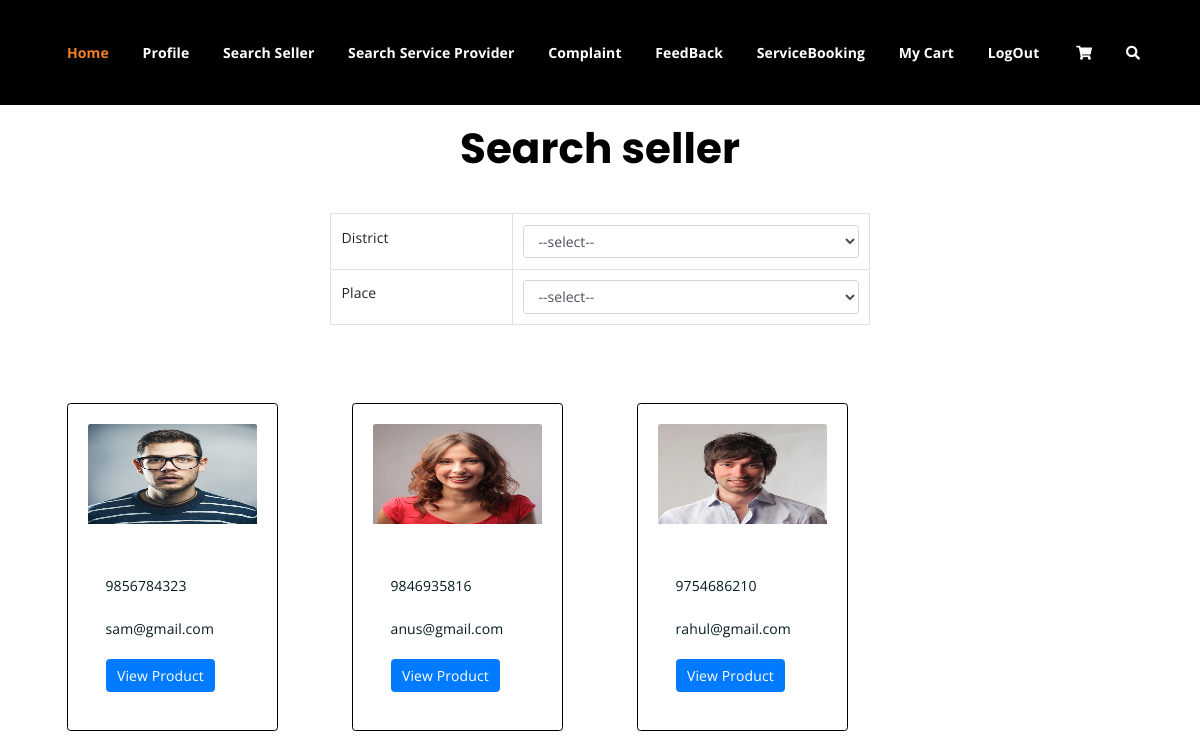
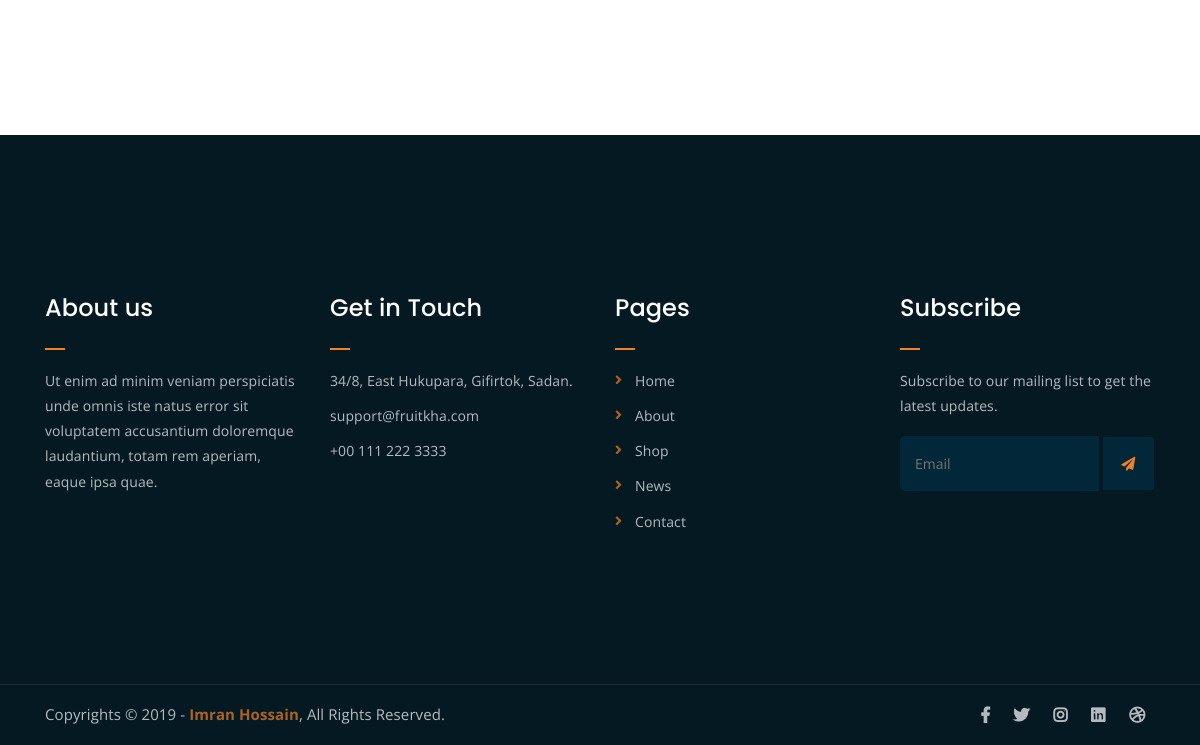
/User/searchseller/, run on an earlier commit of the app's database (2 pictures, top to bottom).
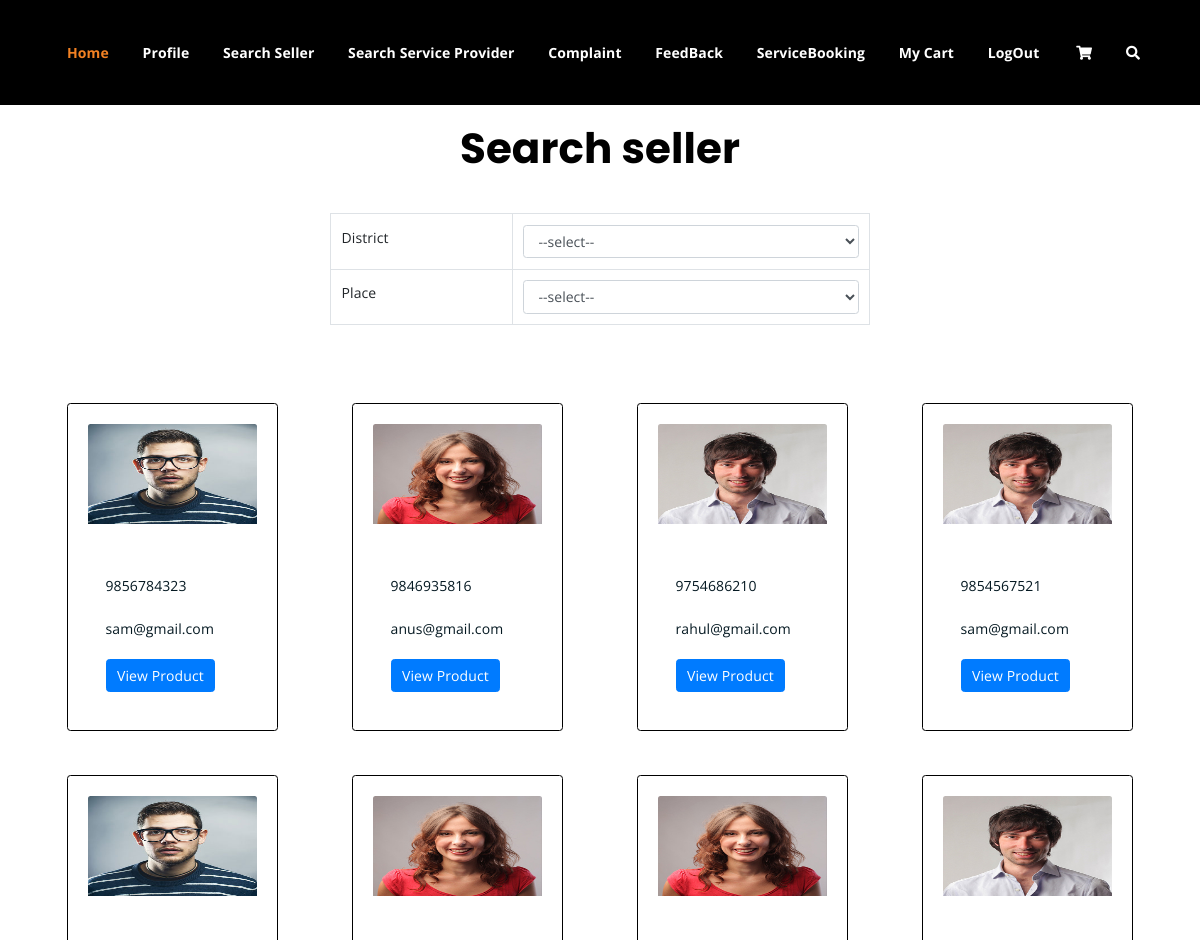
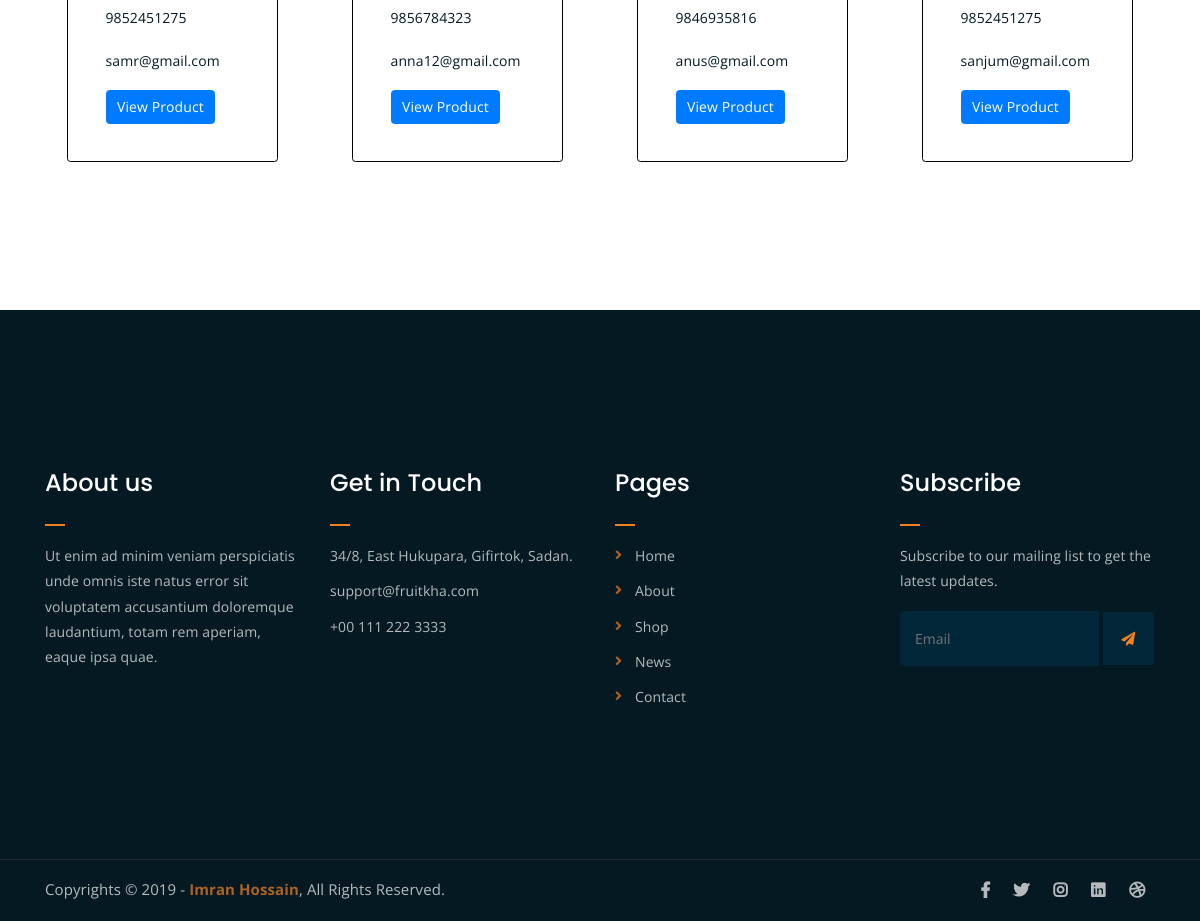
And on a later commit of the database (2 pictures, top to bottom).
### Guest/models.py (models this page shows)
class tbl_newseller(models.Model):
    name=models.CharField(max_length=50)
    contact=models.IntegerField()
    email=models.EmailField()
    gender=models.CharField(max_length=50)
    address=models.TextField()
    photo=models.FileField(upload_to='Userdocs/')
    proof=models.FileField(upload_to='Userdocs/')
    password=models.CharField(max_length=50)
    place=models.ForeignKey(tbl_place,on_delete=models.CASCADE)
    status=models.CharField(max_length=50,default=0,null=True)

### User/views.py (the view)
# urls.py: path('searchseller/',views.searchseller,name="SearchSeller"),
def searchseller(request):
    pdata=tbl_district.objects.all()
    ddata=tbl_newseller.objects.all()
    return render(request,"User/SearchSeller.html",{'pdata':pdata,'data':ddata})

### User/Templates/User/SearchSeller.html (shortened to what this page needs)
{% extends 'User/header.html'%}
{% load static %}
{% block content %}
<!DOCTYPE html>
<html lang="en">
<head>
</head>
<body>
    <center><h2 style="color: black">Search seller</h2></center>
    <form action="" method="post" id="Searchseller" data-places-url="{% url 'Guest:AjaxPlace' %}" data-seller-url="{% url 'User:ajaxseller' %}" enctype="multipart/form-data">
        <div class="container mt-5">
            <div class="row justify-content-center">
                <div class="col-md-6">
                    <table class="table table-bordered">
                        <tr>
                            <td>District</td>
                            <td>
                                <select class="form-control" name="select_dis" id="sel_district">
                                    <option value="">--select--</option>
                                </select>
                            </td>
                        </tr>
                        <tr>
                            <td>Place</td>
                            <td>
                                <select class="form-control" name="select_place" id="sel_place">
                                    <option value="">--select--</option>
                                </select>
                            </td>
                        </tr>
                    </table>
                </div>
            </div>
        </div>
    </form>
    <div class="container mt-5" id="results">
        <div class="row" >
            {% for i in data %}
            <div class="col-md-3">
                <div class="card" style="border: 1px solid black; margin: 22px; padding: 20px;">
                    <img src="{{ i.photo.url }}" class="card-img-top" alt="seller image" width="100px" height="100px">
                    <div class="card-body">
                        <h5 class="card-title">{{ i.name }}</h5>
                        <p class="card-text">{{ i.contact }}</p>
                        <p class="card-text">{{ i.email }}</p>
                        <a href="{% url 'User:ViewProducts' i.id %}" class="btn btn-primary">View Product</a>
                    </div>
                </div>
            </div>
            {% if forloop.counter|divisibleby:4 %}
        </div>
        <div class="row">
            {% endif %}
            {% endfor %}
        </div>
    </div>
</body>
</html>
{% endblock content %}

### User/Templates/User/header.html (shortened to what this page needs)
{% load static %}
<!DOCTYPE html>
<html lang="en">
<head>
	<link rel="stylesheet" href="{% static 'Main/assets/css/all.min.css'%}">
	<link rel="stylesheet" href="{% static 'Main/assets/bootstrap/css/bootstrap.min.css'%}">
	<link rel="stylesheet" href="{% static 'Main/assets/css/owl.carousel.css'%}">
	<link rel="stylesheet" href="{% static 'Main/assets/css/magnific-popup.css'%}">
	<link rel="stylesheet" href="{% static 'Main/assets/css/animate.css'%}">
	<link rel="stylesheet" href="{% static 'Main/assets/css/meanmenu.min.css'%}">
	<link rel="stylesheet" href="{% static 'Main/assets/css/main.css'%}">
	<link rel="stylesheet" href="{% static 'Main/assets/css/responsive.css'%}">
</head>
<body>
	<div class="top-header-area" id="sticker" style="background-color: black;">
		<div class="container">
			<div class="row">
				<div class="col-lg-12 col-sm-12 text-center">
					<div class="main-menu-wrap">
						<nav class="main-menu">
							<ul>
								<li class="current-list-item"><a href="#">Home</a>
								</li>
								<li><a href="#">Profile</a>
								</li>
								<li><a href="{% url 'User:SearchSeller' %}">Search Seller</a>
								</li>
								<li><a href="{% url 'User:SearchServiceProvider' %}">Search Service Provider</a>
								</li>
								<li><a href="{% url 'User:UserComplaint' %}">Complaint</a>
								</li>
								<li><a href="{% url 'User:UserFeedBack' %}">FeedBack</a>
								</li>
								<li><a href="{% url 'User:ViewServiceBooking' %}">ServiceBooking</a>
								</li>
								<li><a href="{% url 'User:MyCart' %}">My Cart</a></li>
									<li><a href="{% url 'User:logout' %}">LogOut</a>
								</li>
								<li>
									<div class="header-icons">
										<a class="shopping-cart" href="cart.html"><i class="fas fa-shopping-cart"></i></a>
										<a class="mobile-hide search-bar-icon" href="#"><i class="fas fa-search"></i></a>
									</div>
								</li>
							</ul>
						</nav>
					</div>
				</div>
			</div>
		</div>
	</div>
	<br><br><br><br><br>
{% block content %}
{% endblock content %}
<br><br><br><br><br>
<div class="footer-area">
    <div class="container">
        <div class="row">
            <div class="col-lg-3 col-md-6">
                <div class="footer-box about-widget">
                    <h2 class="widget-title">About us</h2>
                    <p>Ut enim ad minim veniam perspiciatis unde omnis iste natus error sit voluptatem accusantium doloremque laudantium, totam rem aperiam, eaque ipsa quae.</p>
                </div>
            </div>
            <div class="col-lg-3 col-md-6">
                <div class="footer-box get-in-touch">
                    <h2 class="widget-title">Get in Touch</h2>
                    <ul>
                        <li>34/8, East Hukupara, Gifirtok, Sadan.</li>
                        <li>support@fruitkha.com</li>
                        <li>+00 111 222 3333</li>
                    </ul>
                </div>
            </div>
            <div class="col-lg-3 col-md-6">
                <div class="footer-box pages">
                    <h2 class="widget-title">Pages</h2>
                    <ul>
                        <li><a href="index.html">Home</a></li>
                        <li><a href="about.html">About</a></li>
                        <li><a href="services.html">Shop</a></li>
                        <li><a href="news.html">News</a></li>
                        <li><a href="contact.html">Contact</a></li>
                    </ul>
                </div>
            </div>
            <div class="col-lg-3 col-md-6">
                <div class="footer-box subscribe">
                    <h2 class="widget-title">Subscribe</h2>
                    <p>Subscribe to our mailing list to get the latest updates.</p>
                    <form action="index.html">
                        <input type="email" placeholder="Email">
                        <button type="submit"><i class="fas fa-paper-plane"></i></button>
                    </form>
                </div>
            </div>
        </div>
    </div>
</div>
<div class="copyright">
    <div class="container">
        <div class="row">
            <div class="col-lg-6 col-md-12">
                <p>Copyrights &copy; 2019 - <a href="https://imransdesign.com/">Imran Hossain</a>,  All Rights Reserved.</p>
            </div>
            <div class="col-lg-6 text-right col-md-12">
                <div class="social-icons">
                    <ul>
                        <li><a href="#" target="_blank"><i class="fab fa-facebook-f"></i></a></li>
                        <li><a href="#" target="_blank"><i class="fab fa-twitter"></i></a></li>
                        <li><a href="#" target="_blank"><i class="fab fa-instagram"></i></a></li>
                        <li><a href="#" target="_blank"><i class="fab fa-linkedin"></i></a></li>
                        <li><a href="#" target="_blank"><i class="fab fa-dribbble"></i></a></li>
                    </ul>
                </div>
            </div>
        </div>
    </div>
</div>

### Guest/static/Main/assets/css/main.css (style rules this page uses)
html { font-size: 14px; font-weight: 400; line-height: 28px; height: 100%; }
body { font-family: "Open Sans", sans-serif; font-weight: 400; font-size: 1rem; letter-spacing: 0.1px; line-height: 1.8; color: #051922; overflow-x: hidden; }
body img { max-width: 100%; }
a { cursor: pointer; text-decoration: none; -webkit-transition: all 0.2s ease-in-out; -o-transition: all 0.2s ease-in-out; transition: all 0.2s ease-in-out; }
h1, .h1, h2, .h2, h3, .h3, h4, .h4, h5, .h5, h6, .h6 { font-family: "Poppins", sans-serif; font-weight: 700; margin: 0 0 1.25rem 0; color: white; }
h1:last-child, .h1:last-child, h2:last-child, .h2:last-child, h3:last-child, .h3:last-child, h4:last-child, .h4:last-child, h5:last-child, .h5:last-child, h6:last-child, .h6:last-child { margin: 0; }
h2, .h2 { font-size: 3rem; font-weight: 700; line-height: 3.25rem; }
h5, .h5 { font-size: 1.25rem; font-weight: 700; line-height: 1.5rem; }
p { font-family: "Open Sans", sans-serif; font-weight: 400; font-size: 1rem; letter-spacing: 0.1px; line-height: 1.8; color: #051922; margin: 0 0 1.25rem 0; }
p:last-child { margin: 0; }
.top-header-area { position: absolute; z-index: 999; width: 100%; padding: 25px 0; }
nav.main-menu ul { margin: 0; padding: 0; list-style: none; }
nav.main-menu ul li { display: inline-block; }
nav.main-menu ul li a { color: #fff; font-weight: 700; display: block; padding: 15px; }
nav.main-menu ul > li { position: relative; }
nav.main-menu ul li:last-child a { display: inline-block; }
nav.main-menu > ul li:last-child { float: right; }
.main-menu-wrap { position: relative; }
.header-icons a { color: #fff; display: inline-block; padding: 10px; }
nav.main-menu ul li.current-list-item > a { color: #F28123; }
nav.main-menu li a { -webkit-transition: 0.3s; -o-transition: 0.3s; transition: 0.3s; }
.top-header-area .header-icons a { -webkit-transition: 0.3s; -o-transition: 0.3s; transition: 0.3s; }
.top-header-area { -webkit-transition: 0.3s; -o-transition: 0.3s; transition: 0.3s; }
.footer-area { background-color: #051922; color: #fff; padding: 150px 0; }
h2.widget-title { font-size: 24px; font-weight: 500; position: relative; padding-bottom: 20px; color: #fff; }
h2.widget-title:after { position: absolute; left: 0; bottom: 0; width: 20px; height: 2px; background-color: #F28123; content: ""; }
.footer-box p { color: #fff; opacity: 0.7; line-height: 1.8; }
.footer-box ul { margin: 0; padding: 0; list-style: none; }
.footer-box ul li { opacity: 0.7; margin-bottom: 10px; line-height: 1.8; }
.footer-box ul li:last-child { margin-bottom: 0; }
.footer-box.subscribe form input[type=email] { border: none; background-color: #012738; width: 78%; padding: 15px; border-top-left-radius: 5px; border-bottom-left-radius: 5px; color: #fff; }
.footer-box.subscribe form button { width: 20%; border: none; background-color: #012738; color: #F28123; padding: 14px 0; border-top-right-radius: 3px; border-bottom-right-radius: 3px; cursor: pointer; }
.copyright { background-color: #051922; border-top: 1px solid #232a35; }
.copyright p { margin: 0; color: #fff; opacity: 0.7; padding: 16px 0; font-size: 15px; }
.copyright a { color: #F28123; font-weight: 700; }
.social-icons ul { margin: 0; padding: 0; list-style: none; }
.social-icons ul li { display: inline-block; }
.social-icons ul li a { font-size: 16px; color: #fff; opacity: 0.7; padding: 16px 10px; display: block; }
.footer-box ul li a { color: #fff; }
.footer-box.pages ul li { position: relative; padding-left: 20px; }
.footer-box.pages ul li:before { position: absolute; left: 0; top: 0; content: "\f105"; font-family: "Font Awesome 5 Free"; font-weight: 900; color: #F28123; }
.footer-box.pages ul li a { -webkit-transition: 0.3s; -o-transition: 0.3s; transition: 0.3s; }
.footer-box.subscribe form button { -webkit-transition: 0.3s; -o-transition: 0.3s; transition: 0.3s; }
.social-icons ul li a { -webkit-transition: 0.3s; -o-transition: 0.3s; transition: 0.3s; }
html, body { height: 100%; }

What changed in the data, as far as the page shows it:
added tbl_newseller: photo (picture), contact "9854567521", email "sam@gmail.com"
added tbl_newseller: photo (picture), contact "9852451275", email "samr@gmail.com"
added tbl_newseller: photo (picture), contact "9856784323", email "anna12@gmail.com"
added tbl_newseller: photo (picture), contact "9846935816", email "anus@gmail.com"
added tbl_newseller: photo (picture), contact "9852451275", email "sanjum@gmail.com"
